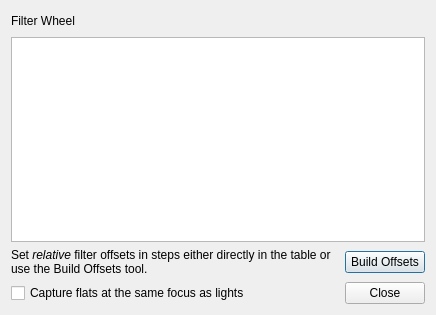
<?xml version='1.0' encoding='utf-8'?>
<ui version="4.0">
 <class>FilterSettings</class>
 <widget class="QDialog" name="FilterSettings">
  <property name="geometry">
   <rect>
    <x>0</x>
    <y>0</y>
    <width>436</width>
    <height>315</height>
   </rect>
  </property>
  <property name="sizePolicy">
   <sizepolicy hsizetype="MinimumExpanding" vsizetype="MinimumExpanding">
    <horstretch>0</horstretch>
    <verstretch>0</verstretch>
   </sizepolicy>
  </property>
  <property name="windowTitle">
   <string>Filter Settings</string>
  </property>
  <layout class="QVBoxLayout" name="verticalLayout">
   <item>
    <layout class="QHBoxLayout" name="horizontalLayout">
     <item>
      <widget class="QLabel" name="label">
       <property name="text">
        <string>Filter Wheel</string>
       </property>
      </widget>
     </item>
     <item>
      <widget class="QLabel" name="filterNameLabel">
       <property name="text">
        <string />
       </property>
      </widget>
     </item>
     <item>
      <spacer name="horizontalSpacer">
       <property name="orientation">
        <enum>Qt::Horizontal</enum>
       </property>
       <property name="sizeHint" stdset="0">
        <size>
         <width>40</width>
         <height>20</height>
        </size>
       </property>
      </spacer>
     </item>
    </layout>
   </item>
   <item>
    <widget class="QTableView" name="m_FilterView">
     <property name="sizeAdjustPolicy">
      <enum>QAbstractScrollArea::AdjustToContents</enum>
     </property>
     <property name="editTriggers">
      <set>QAbstractItemView::DoubleClicked|QAbstractItemView::EditKeyPressed|QAbstractItemView::SelectedClicked</set>
     </property>
     <property name="selectionMode">
      <enum>QAbstractItemView::SingleSelection</enum>
     </property>
     <attribute name="horizontalHeaderStretchLastSection">
      <bool>true</bool>
     </attribute>
     <attribute name="verticalHeaderStretchLastSection">
      <bool>false</bool>
     </attribute>
    </widget>
   </item>
   <item>
    <layout class="QHBoxLayout" name="horizontalLayout_2" stretch="1,0">
     <property name="spacing">
      <number>3</number>
     </property>
     <item>
      <widget class="QLabel" name="label_2">
       <property name="text">
        <string>&lt;html&gt;&lt;head/&gt;&lt;body&gt;&lt;p&gt;Set &lt;span style=" font-style:italic;"&gt;relative&lt;/span&gt; filter offsets in steps either directly in the table or use the Build Offsets tool.&lt;/p&gt;&lt;/body&gt;&lt;/html&gt;</string>
       </property>
       <property name="wordWrap">
        <bool>true</bool>
       </property>
      </widget>
     </item>
     <item>
      <widget class="QPushButton" name="buildOffsetsButton">
       <property name="sizePolicy">
        <sizepolicy hsizetype="Preferred" vsizetype="Fixed">
         <horstretch>0</horstretch>
         <verstretch>0</verstretch>
        </sizepolicy>
       </property>
       <property name="text">
        <string>Build Offsets</string>
       </property>
      </widget>
     </item>
    </layout>
   </item>
   <item>
    <layout class="QHBoxLayout" name="horizontalLayout_3">
     <property name="spacing">
      <number>3</number>
     </property>
     <item>
      <widget class="QCheckBox" name="kcfg_FlatSyncFocus">
       <property name="toolTip">
        <string>&lt;html&gt;&lt;head/&gt;&lt;body&gt;&lt;p&gt;If using a filter wheel and an absolute position focuser, then always remember the focus position of the autofocus process for light frames in each filter. Before a flat frame is captured, the focuser is moved to the same focus point as light frames.&lt;/p&gt;&lt;/body&gt;&lt;/html&gt;</string>
       </property>
       <property name="text">
        <string>Capture flats at the same focus as lights</string>
       </property>
      </widget>
     </item>
     <item>
      <widget class="QDialogButtonBox" name="buttonBox">
       <property name="orientation">
        <enum>Qt::Horizontal</enum>
       </property>
       <property name="standardButtons">
        <set>QDialogButtonBox::Close</set>
       </property>
      </widget>
     </item>
    </layout>
   </item>
  </layout>
 </widget>
 <resources />
 <connections>
  <connection>
   <sender>buttonBox</sender>
   <signal>accepted()</signal>
   <receiver>FilterSettings</receiver>
   <slot>accept()</slot>
   <hints>
    <hint type="sourcelabel">
     <x>248</x>
     <y>254</y>
    </hint>
    <hint type="destinationlabel">
     <x>157</x>
     <y>274</y>
    </hint>
   </hints>
  </connection>
  <connection>
   <sender>buttonBox</sender>
   <signal>rejected()</signal>
   <receiver>FilterSettings</receiver>
   <slot>reject()</slot>
   <hints>
    <hint type="sourcelabel">
     <x>316</x>
     <y>260</y>
    </hint>
    <hint type="destinationlabel">
     <x>286</x>
     <y>274</y>
    </hint>
   </hints>
  </connection>
 </connections>
</ui>
